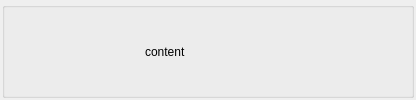
<?xml version="1.0" encoding="UTF-8"?>
<ui version="4.0">
 <class>Item</class>
 <widget class="QWidget" name="Item">
  <property name="geometry">
   <rect>
    <x>0</x>
    <y>0</y>
    <width>416</width>
    <height>100</height>
   </rect>
  </property>
  <property name="minimumSize">
   <size>
    <width>0</width>
    <height>100</height>
   </size>
  </property>
  <property name="maximumSize">
   <size>
    <width>16777215</width>
    <height>100</height>
   </size>
  </property>
  <property name="windowTitle">
   <string>Form</string>
  </property>
  <layout class="QVBoxLayout" name="verticalLayout">
   <property name="spacing">
    <number>2</number>
   </property>
   <property name="margin">
    <number>2</number>
   </property>
   <item>
    <widget class="ClickBubblingGroupBox" name="background">
     <property name="title">
      <string/>
     </property>
     <layout class="QHBoxLayout" name="horizontalLayout">
      <property name="spacing">
       <number>8</number>
      </property>
      <property name="margin">
       <number>2</number>
      </property>
      <item>
       <widget class="ThumbnailLabel" name="thumbnail">
        <property name="minimumSize">
         <size>
          <width>130</width>
          <height>90</height>
         </size>
        </property>
        <property name="maximumSize">
         <size>
          <width>130</width>
          <height>90</height>
         </size>
        </property>
        <property name="text">
         <string/>
        </property>
        <property name="pixmap">
         <pixmap resource="resources.qrc">:/res/thumb_empty.png</pixmap>
        </property>
        <property name="scaledContents">
         <bool>false</bool>
        </property>
        <property name="alignment">
         <set>Qt::AlignCenter</set>
        </property>
       </widget>
      </item>
      <item>
       <widget class="QLabel" name="details">
        <property name="sizePolicy">
         <sizepolicy hsizetype="Expanding" vsizetype="Expanding">
          <horstretch>0</horstretch>
          <verstretch>0</verstretch>
         </sizepolicy>
        </property>
        <property name="text">
         <string>content</string>
        </property>
        <property name="alignment">
         <set>Qt::AlignLeading|Qt::AlignLeft|Qt::AlignVCenter</set>
        </property>
        <property name="wordWrap">
         <bool>true</bool>
        </property>
       </widget>
      </item>
     </layout>
    </widget>
   </item>
  </layout>
 </widget>
 <customwidgets>
  <customwidget>
   <class>ClickBubblingGroupBox</class>
   <extends>QGroupBox</extends>
   <header>.clickbubbling_groupbox</header>
   <container>1</container>
  </customwidget>
  <customwidget>
   <class>ThumbnailLabel</class>
   <extends>QLabel</extends>
   <header>.thumbnail_label</header>
  </customwidget>
 </customwidgets>
 <resources>
  <include location="resources.qrc"/>
 </resources>
 <connections/>
</ui>
